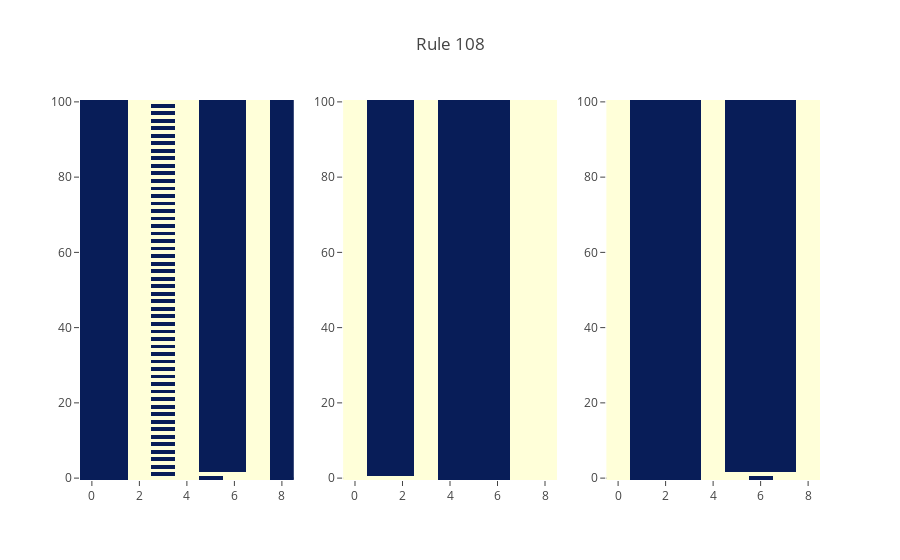

This figure's notebook cell:
### Code cell
rule = 108

figure = tools.make_subplots(rows=1, cols=3, print_grid=False)

figure.append_trace(
    go.Heatmap(z=simulate(np.random.randint(0, 2, 10), rule, 100), colorscale='YlGnBu', showscale=False),
1, 1)
figure.append_trace(
    go.Heatmap(z=simulate(np.random.randint(0, 2, 10), rule, 100), colorscale='YlGnBu', showscale=False),
1, 2)
figure.append_trace(
    go.Heatmap(z=simulate(np.random.randint(0, 2, 10), rule, 100), colorscale='YlGnBu', showscale=False),
1, 3)

figure['layout'].update(title=f'Rule {rule}')

py.iplot(figure)

### Figure 1 — Plotly figure (JSON) as saved in the notebook; plotly's stock layout.template omitted (floating-point values rounded to 4 significant figures; data arrays with more than 128 entries replaced by an {"elided": "..."} marker saying what was removed)
{"data": [{"colorscale": "YlGnBu", "showscale": false, "type": "heatmap", "uid": "909d6d6e-2296-4c3a-bbef-fc5afdca2281", "xaxis": "x", "yaxis": "y", "z": {"elided": "101x9 int values"}}, {"colorscale": "YlGnBu", "showscale": false, "type": "heatmap", "uid": "3fc87a3d-183f-49d0-bfc4-df9c56d35d54", "xaxis": "x2", "yaxis": "y2", "z": {"elided": "101x9 int values"}}, {"colorscale": "YlGnBu", "showscale": false, "type": "heatmap", "uid": "d2126305-0287-4057-89ca-715f04bd7b1e", "xaxis": "x3", "yaxis": "y3", "z": {"elided": "101x9 int values"}}], "layout": {"title": {"text": "Rule 108"}, "xaxis": {"anchor": "y", "domain": [0, 0.2889]}, "xaxis2": {"anchor": "y2", "domain": [0.3556, 0.6444]}, "xaxis3": {"anchor": "y3", "domain": [0.7111, 1]}, "yaxis": {"anchor": "x", "domain": [0, 1]}, "yaxis2": {"anchor": "x2", "domain": [0, 1]}, "yaxis3": {"anchor": "x3", "domain": [0, 1]}}}
